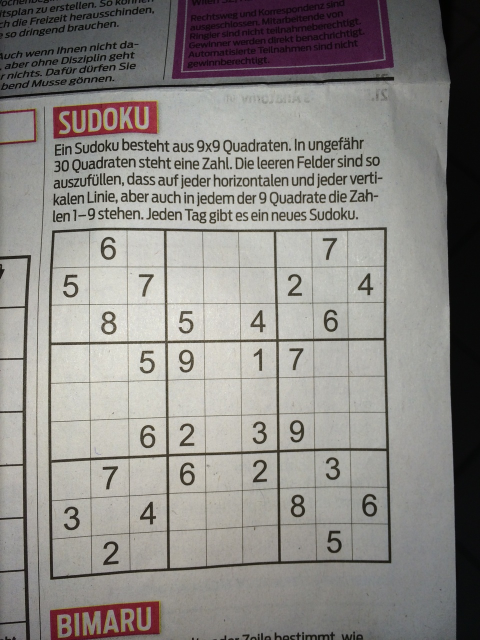
#> input picture Flask-Server/Sudoku_Solver/sudoku/sudoku_1.jpg, 960 x 1280 px, given in place of Sudokusudoku_0.jpg, which was not available (shown at 1/2 size)
$ python Canny.py   (older library calls are emulated)
#> lines starting #> are read from the running program, lines starting #| are printed output that depends on the picture; after the words box and inside, x2 and y2 are one past the last pixel; in counts of white or black regions, pixels touching at a corner belong together; pictures that were not available may be replaced by others from this repository, and a replacement may not be noted
import numpy as np
import cv2
import matplotlib.pyplot as plt
import os
from config import ROOT_DIR


def preProcess(img):
    """
    :param img: original image
    :return: grayscale image
    """
    # img = cv2.GaussianBlur(img, (5, 5), 0)
    gray = cv2.cvtColor(img, cv2.COLOR_BGR2GRAY)
    kernel1 = cv2.getStructuringElement(cv2.MORPH_ELLIPSE, (11, 11))

    close = cv2.morphologyEx(gray, cv2.MORPH_CLOSE, kernel1)
    div = np.float32(gray) / close
    res = np.uint8(cv2.normalize(div, div, 0, 255, cv2.NORM_MINMAX))
    # res2 = cv2.cvtColor(res, cv2.COLOR_GRAY2BGR)
    return res

def maskSudoku(img):
    """
    :param img: grayscale image
    :return: sudoku masked image
    """
    thresh = cv2.adaptiveThreshold(img, 255, 0, 1, 19, 2)
    mask = np.zeros(img.shape, np.uint8)

    contour, _ = cv2.findContours(thresh, cv2.RETR_TREE, cv2.CHAIN_APPROX_SIMPLE)

    max_area, best_cnt = 0, None
    for cnt in contour:
        area = cv2.contourArea(cnt)
        if area > 1000:
            if area > max_area:
                max_area = area
                best_cnt = cnt

    cv2.drawContours(mask, [best_cnt], 0, 255, -1)
    cv2.drawContours(mask, [best_cnt], 0, 0, 2)

    res = cv2.bitwise_and(img, mask)

    return res


def findVerticalLines(img):
    """
    :param img: masked sudoku
    :return: binary image with vertical lines
    """
    kernelx = cv2.getStructuringElement(cv2.MORPH_RECT, (2, 10))

    dx = cv2.Sobel(img, cv2.CV_64F, 1, 0)
    dx = cv2.convertScaleAbs(dx)
    # self.__displayImg([["sobel",dx],["img",img]])
    # cv2.normalize(dx, dx, 0, 255, cv2.NORM_MINMAX)
    _, close = cv2.threshold(dx, 0, 255, cv2.THRESH_BINARY + cv2.THRESH_OTSU)
    close = cv2.morphologyEx(close, cv2.MORPH_DILATE, kernelx, iterations=1)

    contour, _ = cv2.findContours(close, cv2.RETR_EXTERNAL, cv2.CHAIN_APPROX_SIMPLE)
    for cnt in contour:
        x, y, w, h = cv2.boundingRect(cnt)
        if h / w < 5 or h < 70:
            cv2.drawContours(close, [cnt], 0, 0, -1)
        else:
            cv2.drawContours(close, [cnt], 0, 255, -1)
    # close = cv2.morphologyEx(close, cv2.MORPH_CLOSE, None, iterations=2)
    return close


# [16 lines left out: function drawLines, not called in this run]


def findHorizotalLines(img):
    """
    :param img: masked sudoku
    :return: binary image with horizontal lines
    """
    kernely = cv2.getStructuringElement(cv2.MORPH_RECT, (10, 2))
    dy = cv2.Sobel(img, cv2.CV_16S, 0, 1)
    dy = cv2.convertScaleAbs(dy)
    # cv2.normalize(dy, dy, 0, 255, cv2.NORM_MINMAX)
    _, close = cv2.threshold(dy, 0, 255, cv2.THRESH_BINARY + cv2.THRESH_OTSU)
    close = cv2.morphologyEx(close, cv2.MORPH_DILATE, kernely)

    contour, _ = cv2.findContours(close, cv2.RETR_EXTERNAL, cv2.CHAIN_APPROX_SIMPLE)
    for cnt in contour:
        x, y, w, h = cv2.boundingRect(cnt)
        if w / h < 5 or cv2.contourArea(cnt) < 70:
            cv2.drawContours(close, [cnt], 0, 0, -1)
        else:
            cv2.drawContours(close, [cnt], 0, 255, -1)
    close = cv2.morphologyEx(close, cv2.MORPH_CLOSE, kernely, iterations=2)

    return close

# [4 lines left out: function refineVertical, not called in this run]


def findCenters(img):
    """
    :param img: binary image with white centers and black background
    :return: (x,y) points of centers not sorted
    """
    contour, _ = cv2.findContours(img, cv2.RETR_LIST, cv2.CHAIN_APPROX_SIMPLE)
    centroids = []
    for cnt in contour:
        mom = cv2.moments(cnt)
        if mom['m00']==0:
            mom['m00']=2
        (x, y) = int(mom['m10'] / mom['m00']), int(mom['m01'] / mom['m00'])
        centroids.append((x, y))
    return centroids[:100]


def sortCenters(centers):
    """
    :param centers: array of centers(x,y)
    :return: sorted array
    """
    centroids = np.array(centers, dtype=np.float32)
    c = centroids.reshape((100, 2))
    c2 = c[np.argsort(c[:, 1])]

    b = np.vstack([c2[i * 10:(i + 1) * 10][np.argsort(c2[i * 10:(i + 1) * 10, 0])] for i in range(10)])
    # bm = b.reshape((10, 10, 2))
    return b

def extractImages(centers, img,k):
    for i in range(9):
        for j in range(9):
            id = i * 10 + j
            TL, TR = centers[id], centers[id + 1]
            BL, BR = centers[id + 10], centers[id + 11]
            pts1 = np.float32([TL, TR, BL, BR])

            pts2 = np.float32([[0, 0], [55, 0], [0, 55], [55, 55]])
            M = cv2.getPerspectiveTransform(pts1, pts2)
            box = cv2.warpPerspective(img, M, (50, 50))
            plt.subplot(9, 9, i * 9 + j + 1)
            box = 255 - box
            plt.imshow(box, 'gray')
            plt.xticks([]), plt.yticks([])
            # if not os.path.isdir(f'./sudoku1/sudoku{k}'):
            #     os.mkdir(f'./sudoku1/sudoku{k}')
            # cv2.imwrite(f"./sudoku1/sudoku{k}/{i * 9 + j}.jpg", box)
    plt.show()

if __name__=="__main__":

    PATH='Flask-Server/Sudoku_Solver/Sudoku'
    k=0
    # for filename in os.listdir(PATH):
    img = cv2.imread(ROOT_DIR+PATH+'sudoku_0.jpg')
#> img is the input picture: shape (1280, 960, 3); mean B, G, R 132.4, 135.8, 138.9

    gray=preProcess(img)
    # if img is None:
    #     k+=1
    #     continue
    gray=maskSudoku(gray)
#> in maskSudoku, `thresh = cv2.adaptiveThreshold(img, 255, 0, 1, 19, 2)`:
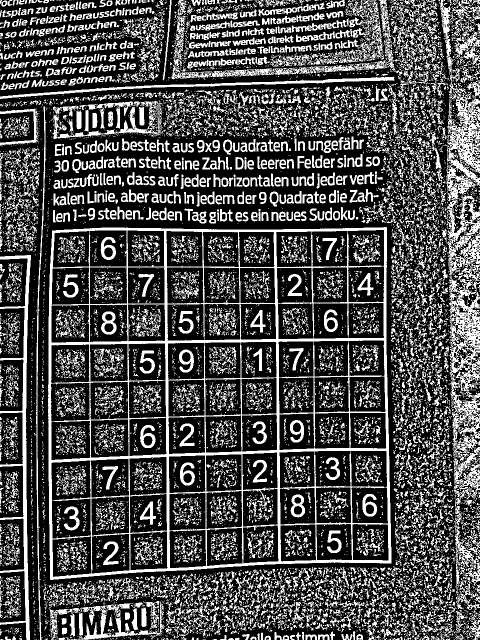
#> thresh: shape (1280, 960) (shown at 1/2 size); 30.1% white; 13758 white regions (11169 under 20 px)
#> in maskSudoku, `contour, _ = cv2.findContours(thresh, cv2.RETR_TREE, cv2.CHAIN_APPROX_..`: contour = 17456 contours, 15288 with area under 20; largest, box (x1, y1, x2, y2) and area: (96, 454, 783, 1160) 460072, (892, 161, 960, 1171) 40252, (343, 0, 788, 159) 6486, (0, 510, 62, 1280) 6132, (101, 841, 182, 921) 5870
#> the loop in maskSudoku, `for cnt in contour:` made 17456 passes
#> (area, max_area) on pass 1163: (3005.5, 3005.5)
#> after the loop in maskSudoku, `for cnt in contour:`: best_cnt = contour of 336 points, box (x1, y1, x2, y2) (96, 454, 783, 1160), area 460072; max_area = 460071.5
    masked=gray.copy()
    edges = cv2.Canny(gray,50,150,apertureSize = 3)
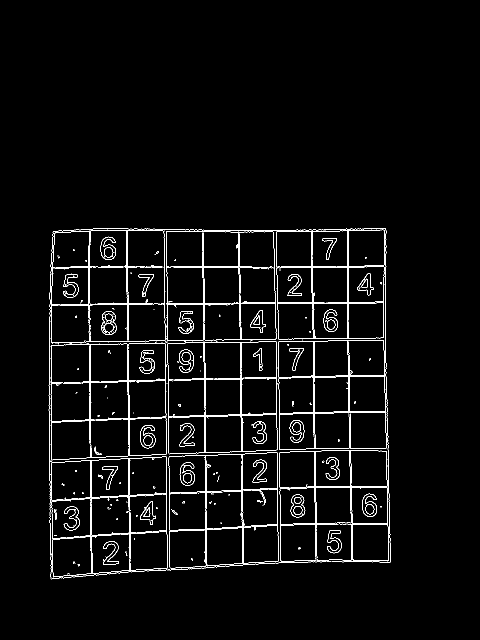
#> edges: shape (1280, 960) (shown at 1/2 size); 2.7% white in thin lines or dots, all inside (x1, y1, x2, y2) = (97, 456, 782, 1159)

    minLineLength=100
    lines = cv2.HoughLinesP(image=edges,rho=1,theta=np.pi/180, threshold=100,lines=np.array([]), minLineLength=minLineLength,maxLineGap=10)
#> lines = 97 rows, first 6: [696, 580, 697, 693], [324, 533, 502, 533], [699, 886, 701, 1026], [382, 759, 581, 756], [630, 889, 634, 1123], [98, 690, 357, 686]

    a,b,c = lines.shape
    for i in range(a):
        cv2.line(gray, (lines[i][0][0], lines[i][0][1]), (lines[i][0][2], lines[i][0][3]), (0, 0, 255), 3, cv2.LINE_AA)
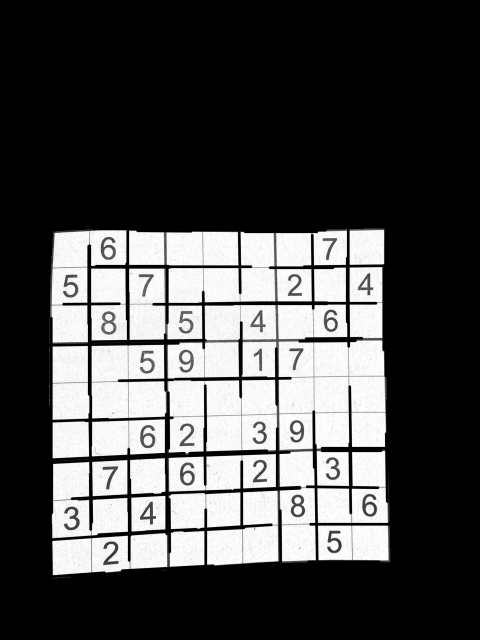
#> gray: shape (1280, 960) (shown at 1/2 size); min 0, max 255, mean 76.6

    # cv2.imshow("a",gray)

    masked1=gray.copy()

    kernel = np.ones((3,3),np.uint8)
    vt=findVerticalLines(gray)
#> in findVerticalLines, `kernelx = cv2.getStructuringElement(cv2.MORPH_RECT, (2, 10))`: kernelx = [[1, 1], [1, 1], [1, 1], [1, 1], [1, 1], [1, 1], [1, 1], [1, 1], [1, 1], [1, 1]]
#> in findVerticalLines, `contour, _ = cv2.findContours(close, cv2.RETR_EXTERNAL, cv2.CHAIN_APPR..`: contour = 189 contours, 31 with area under 20; largest, box (x1, y1, x2, y2) and area: (326, 460, 345, 1140) 7198, (173, 457, 189, 1151) 6542, (546, 461, 567, 1131) 5948, (474, 459, 493, 1133) 4997, (249, 456, 266, 1144) 4732
#> the loop in findVerticalLines, `for cnt in contour:` made 189 passes
#> (x, y, w, h) on passes 6, 8, 11: (209, 1138, 4, 13), (240, 1134, 5, 15), (427, 1124, 4, 13)
#> after the loop in findVerticalLines, `for cnt in contour:`:
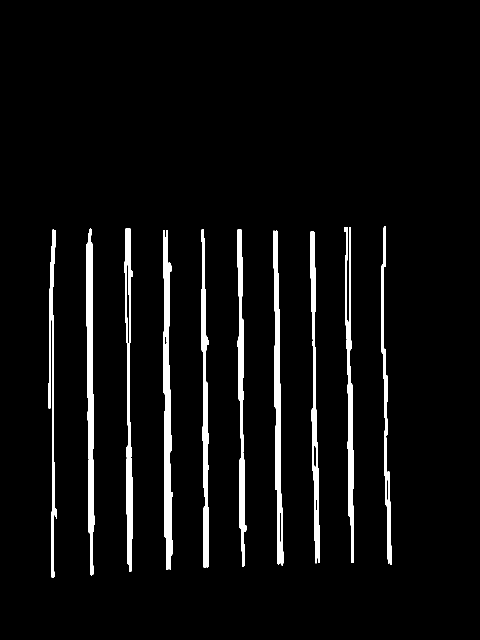
#> close: shape (1280, 960) (shown at 1/2 size); 4.7% white; 11 white regions, largest, box (x1, y1, x2, y2) and area: (326, 460, 345, 1140) 8103, (173, 457, 189, 1151) 7239, (546, 461, 567, 1131) 6763

    ht=findHorizotalLines(gray)
#> in findHorizotalLines, `dy = cv2.Sobel(img, cv2.CV_16S, 0, 1)`:
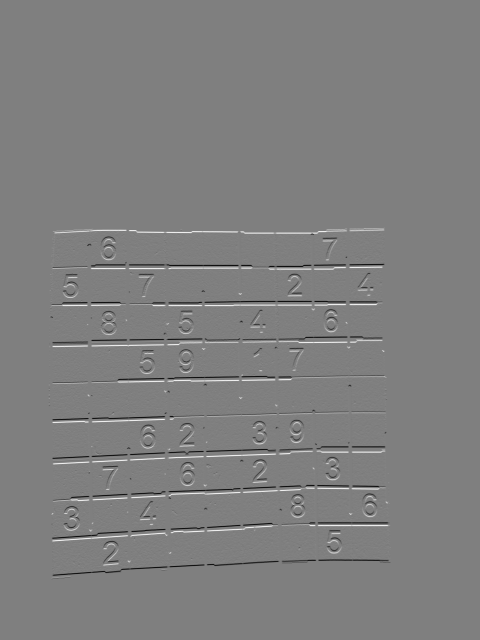
#> dy: shape (1280, 960) int16 (shown at 1/2 size); min -1020, max 1020, mean 0; drawn with min black and max white
#> in findHorizotalLines, `contour, _ = cv2.findContours(close, cv2.RETR_EXTERNAL, cv2.CHAIN_APPR..`: contour = 199 contours, 32 with area under 20; largest, box (x1, y1, x2, y2) and area: (102, 969, 777, 1004) 6534, (100, 1044, 785, 1084) 6023, (98, 601, 770, 614) 5972, (95, 672, 771, 696) 5796, (101, 524, 774, 541) 5276
#> the loop in findHorizotalLines, `for cnt in contour:` made 199 passes
#> (x, y, w, h) on passes 1, 2, 5: (99, 1153, 47, 7), (319, 1138, 19, 5), (251, 1121, 16, 5)
#> after the loop in findHorizotalLines, `for cnt in contour:`:
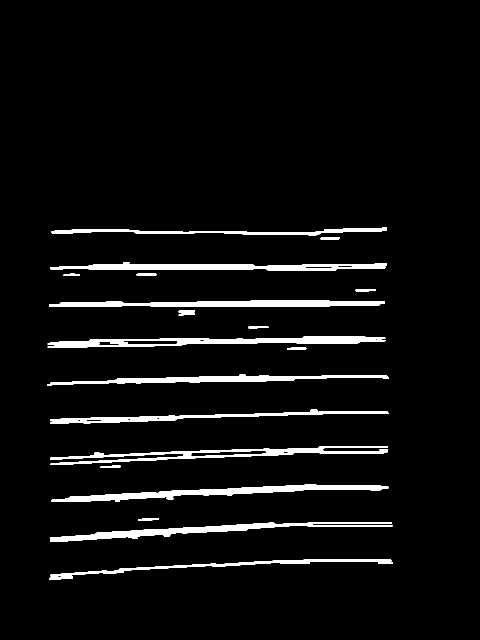
#> close: shape (1280, 960) (shown at 1/2 size); 4.8% white; 22 white regions, largest, box (x1, y1, x2, y2) and area: (102, 969, 777, 1004) 7223, (100, 1044, 785, 1084) 6897, (95, 672, 771, 696) 6851

    ol = cv2.bitwise_and(vt,ht)
#> ol: shape (1280, 960); 0.61% white; 136 white regions (21 under 20 px), largest, box (x1, y1, x2, y2) and area: (329, 984, 345, 1001) 242, (329, 1059, 344, 1075) 222, (327, 530, 344, 542) 195
    ol = cv2.dilate(ol,kernel,iterations = 4)
#> ol: shape (1280, 960); 2.4% white; 100 white regions, largest, box (x1, y1, x2, y2) and area: (325, 980, 349, 1005) 570, (325, 1055, 348, 1079) 534, (245, 522, 268, 546) 507
    ol = cv2.erode(ol,kernel,iterations = 4)
#> ol: shape (1280, 960); 0.68% white; 100 white regions (1 under 20 px), largest, box (x1, y1, x2, y2) and area: (329, 984, 345, 1001) 242, (329, 1059, 344, 1075) 222, (327, 530, 344, 542) 200

    centroids = findCenters(ol)
#> the loop in findCenters, `for cnt in contour:` made 100 passes
#> cnt on passes 6, 9, 10, 35, 36, 38, 41, 45: [[484, 1127], [484, 1131], [488, 1131], [488, 1127]], [[630, 1121], [630, 1124], [639, 1124], [639, 1121]], [[703, 1120], [703, 1124], [707, 1124], [707, 1120]], [[406, 903], [406, 917], [414, 917], [414, 903]], [[482, 901], [482, 914], [486, 914], [486, 901]], [[624, 898], [624, 906], [635, 906], [635, 898]], [[104, 840], [104, 848], [107, 848], [107, 840]], [[407, 832], [407, 836], [415, 836], [415, 832]]
    # if len(centroids)<100:
    #     k+=1
    #     continue
    sorted = sortCenters(centroids)
    # sorted = cv2.convertScaleAbs(sorted)
    extractImages(sorted,masked,k)
#> in extractImages, `plt.show()`:
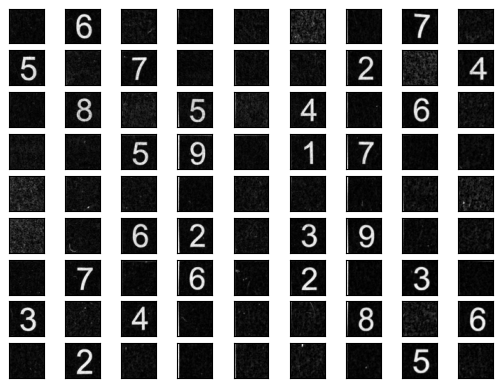
#> figure drawn by matplotlib, 81 panels

    # cv2.imshow("alll",ol)
    # cv2.waitKey(0)

$ run again, on Flask-Server/Sudoku_Solver/sudoku/sudoku_14.jpg
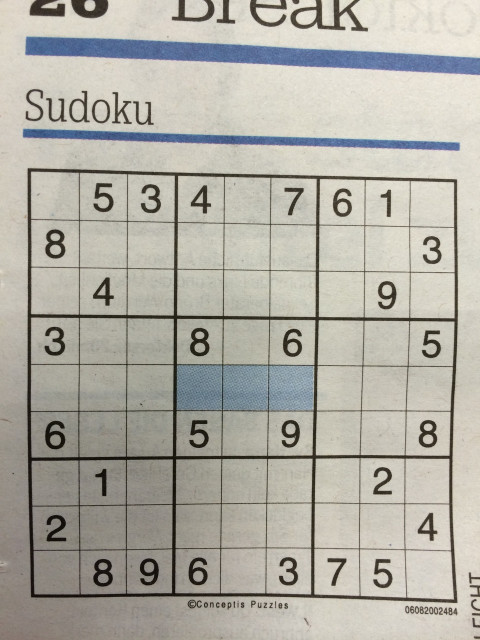
#> input picture Flask-Server/Sudoku_Solver/sudoku/sudoku_14.jpg, 960 x 1280 px, given in place of Sudokusudoku_0.jpg, which was not available (shown at 1/2 size)
#> img is the input picture: shape (1280, 960, 3); mean B, G, R 165.2, 174.2, 176.6
#> thresh: shape (1280, 960); 28.7% white; 13449 white regions (10563 under 20 px)
#> in maskSudoku, `contour, _ = cv2.findContours(thresh, cv2.RETR_TREE, cv2.CHAIN_APPROX_..`: contour = 15314 contours, 13284 with area under 20; largest, box (x1, y1, x2, y2) and area: (54, 336, 916, 1206) 723434, (61, 342, 159, 440) 9099, (61, 534, 159, 630) 8932, (61, 634, 159, 729) 8878, (61, 439, 159, 535) 8876
#> the loop in maskSudoku, `for cnt in contour:` made 15314 passes
#> (area, max_area) on pass 2599: (723433.5, 723433.5)
#> after the loop in maskSudoku, `for cnt in contour:`: best_cnt = contour of 468 points, box (x1, y1, x2, y2) (54, 336, 916, 1206), area 723434; max_area = 723433.5
#> edges: shape (1280, 960); 4.4% white in thin lines or dots, all inside (x1, y1, x2, y2) = (56, 337, 915, 1205)
#> lines = 155 rows, first 6: [157, 785, 157, 340], [519, 449, 690, 451], [120, 439, 260, 441], [253, 664, 253, 370], [159, 785, 159, 506], [730, 543, 912, 547]
#> after the loop `for i in range(a):`:
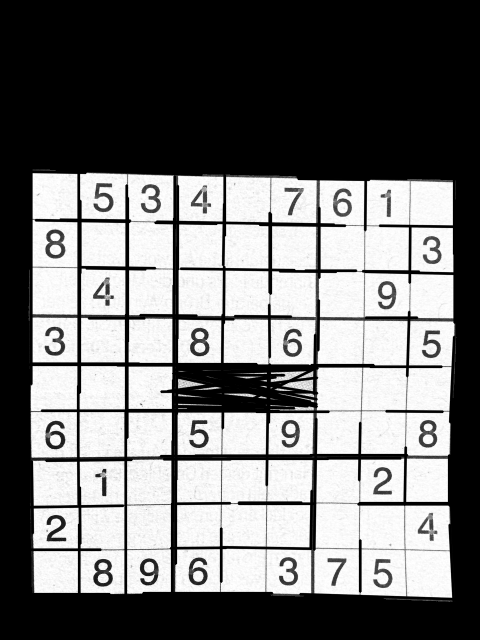
#> gray: shape (1280, 960) (shown at 1/2 size); min 0, max 255, mean 117.4
#> kernelx = [[1, 1], [1, 1], [1, 1], [1, 1], [1, 1], [1, 1], [1, 1], [1, 1], [1, 1], [1, 1]]
#> in findVerticalLines, `contour, _ = cv2.findContours(close, cv2.RETR_EXTERNAL, cv2.CHAIN_APPR..`: contour = 348 contours, 110 with area under 20; largest, box (x1, y1, x2, y2) and area: (548, 356, 644, 1193) 13518, (804, 358, 826, 1198) 5574, (246, 344, 265, 1194) 5276, (713, 357, 737, 1195) 5270, (338, 346, 363, 1190) 4880
#> the loop in findVerticalLines, `for cnt in contour:` made 348 passes
#> (x, y, w, h) on passes 12 to 14: (597, 1181, 5, 15), (219, 1181, 4, 13), (544, 1179, 5, 15)
#> in findHorizotalLines, `contour, _ = cv2.findContours(close, cv2.RETR_EXTERNAL, cv2.CHAIN_APPR..`: contour = 338 contours, 109 with area under 20; largest, box (x1, y1, x2, y2) and area: (60, 723, 909, 831) 12346, (60, 530, 913, 553) 6894, (352, 626, 916, 650) 5626, (62, 999, 905, 1020) 5027, (350, 906, 906, 924) 4290
#> the loop in findHorizotalLines, `for cnt in contour:` made 338 passes
#> (x, y, w, h) on passes 1, 2, 4: (764, 1196, 146, 10), (811, 1184, 11, 4), (63, 1180, 847, 18)
#> the loop in findCenters, `for cnt in contour:` made 101 passes
#> cnt on passes 2, 3, 4, 5, 8, 9, 11, 12: [[811, 1193], [811, 1197], [816, 1197], [816, 1193]], [[247, 1188], [247, 1191], [256, 1191], [256, 1188]], [[621, 1187], [621, 1190], [630, 1190], [630, 1187]], [[67, 1186], [67, 1189], [70, 1189], [70, 1186]], [[439, 1184], [439, 1187], [443, 1187], [443, 1184]], [[340, 1184], [340, 1187], [352, 1187], [352, 1184]], [[898, 1101], [898, 1106], [901, 1106], [901, 1101]], [[808, 1099], [808, 1104], [813, 1104], [813, 1099]]
#> after the loop in extractImages, `for i in range(9):`:
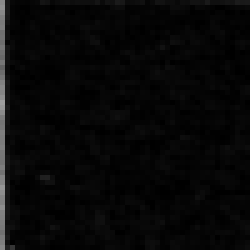
#> box: shape (50, 50) (shown 5 times larger); min 0, max 159, mean 7.6
